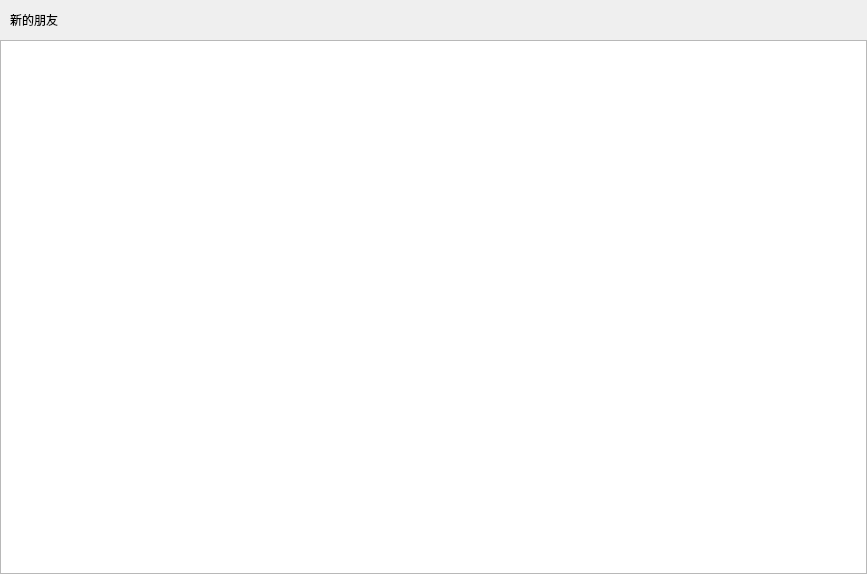
<?xml version="1.0" encoding="UTF-8"?>
<ui version="4.0">
 <class>ApplyFriendPage</class>
 <widget class="QWidget" name="ApplyFriendPage">
  <property name="geometry">
   <rect>
    <x>0</x>
    <y>0</y>
    <width>867</width>
    <height>574</height>
   </rect>
  </property>
  <property name="windowTitle">
   <string>ApplyFriendPage</string>
  </property>
  <layout class="QVBoxLayout" name="verticalLayout">
   <property name="spacing">
    <number>0</number>
   </property>
   <property name="leftMargin">
    <number>0</number>
   </property>
   <property name="topMargin">
    <number>0</number>
   </property>
   <property name="rightMargin">
    <number>0</number>
   </property>
   <property name="bottomMargin">
    <number>0</number>
   </property>
   <item>
    <widget class="QWidget" name="friendapply_wid" native="true">
     <layout class="QHBoxLayout" name="horizontalLayout">
      <property name="spacing">
       <number>0</number>
      </property>
      <property name="leftMargin">
       <number>0</number>
      </property>
      <property name="topMargin">
       <number>0</number>
      </property>
      <property name="rightMargin">
       <number>0</number>
      </property>
      <property name="bottomMargin">
       <number>0</number>
      </property>
      <item>
       <spacer name="horizontalSpacer_2">
        <property name="orientation">
         <enum>Qt::Horizontal</enum>
        </property>
        <property name="sizeType">
         <enum>QSizePolicy::Fixed</enum>
        </property>
        <property name="sizeHint" stdset="0">
         <size>
          <width>10</width>
          <height>20</height>
         </size>
        </property>
       </spacer>
      </item>
      <item>
       <widget class="QLabel" name="friend_apply_lb">
        <property name="minimumSize">
         <size>
          <width>0</width>
          <height>40</height>
         </size>
        </property>
        <property name="maximumSize">
         <size>
          <width>16777215</width>
          <height>40</height>
         </size>
        </property>
        <property name="text">
         <string>新的朋友</string>
        </property>
       </widget>
      </item>
     </layout>
    </widget>
   </item>
   <item>
    <widget class="QWidget" name="widget_2" native="true">
     <layout class="QVBoxLayout" name="verticalLayout_2">
      <property name="spacing">
       <number>0</number>
      </property>
      <property name="leftMargin">
       <number>0</number>
      </property>
      <property name="topMargin">
       <number>0</number>
      </property>
      <property name="rightMargin">
       <number>0</number>
      </property>
      <property name="bottomMargin">
       <number>0</number>
      </property>
      <item>
       <widget class="ApplyFriendList" name="apply_friend_list"/>
      </item>
     </layout>
    </widget>
   </item>
  </layout>
 </widget>
 <customwidgets>
  <customwidget>
   <class>ApplyFriendList</class>
   <extends>QListWidget</extends>
   <header location="global">ApplyFriendList.h</header>
  </customwidget>
 </customwidgets>
 <resources/>
 <connections/>
</ui>
